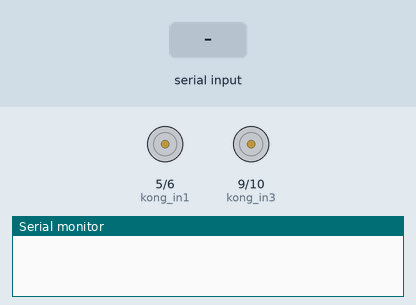
A sketch run on a simulated Arduino Uno, built with avr-gcc and run on an emulated ATmega328P. Shown: motor-driver pin pairs drawn as motors (green arrow = first pin HIGH = forward, orange = second pin HIGH = backward, longer = more drive), the last lines printed to the serial monitor. The inputs (shaded band) are chosen by the test bench.

Above: at 1.2 s.
1.3 s: "q" received over Serial
At 3.4 s:
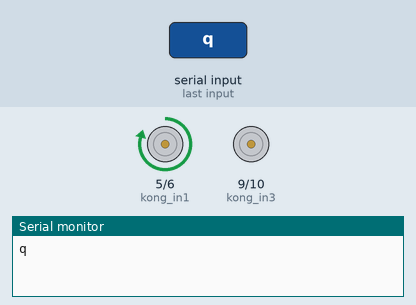
4.3 s: "a" received over Serial
At 5.7 s:
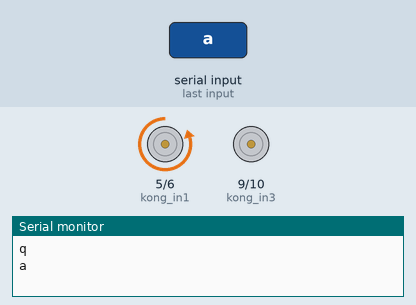
7.3 s: "w" received over Serial
At 9.3 s:
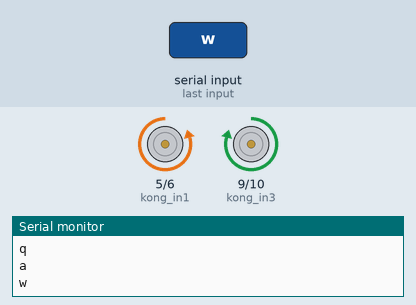
10.3 s: "z" received over Serial
At 10.8 s:
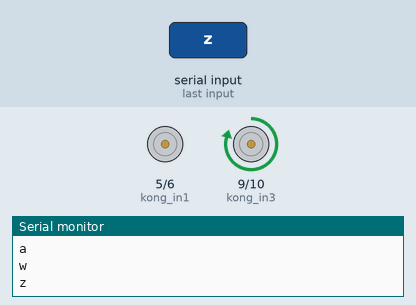
11.8 s: "s" received over Serial
At 14.0 s:
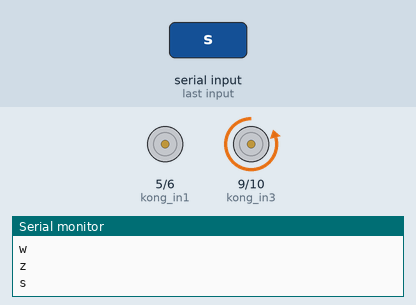
14.8 s: "q" received over Serial
At 16.3 s:
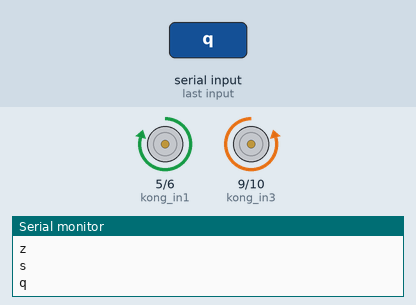
Timing chart, 0 to 17.8 s (numbered marks = the images above; inputs shaded):
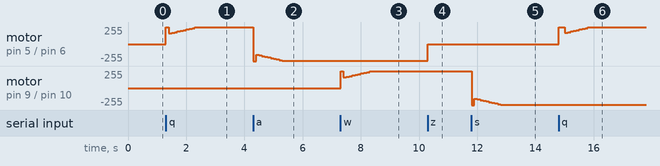

The sketch:

Arduino_Sketch.ino
```cpp
//以下数字都是Arduino上的引脚编号，你可以看到合计有四个引脚需要在代码里面用到了，而且每个引脚可以同时设置为数字/模拟端口。
const int kong_in1 = 5; //数字端口 只有开和关 （所谓数字，你可以理解为把物理上的低电平和高电平转换为编程上的0和1两个数值，再简单点理解就是开关，只不过这里的开关在关闭状态下仍然是有电流在流入的。）
const int kong_in2 = 6; //数字端口  只有开和关
const int kong_in3 = 9; //数字端口  只有开和关
const int kong_in4 = 10; //数字端口  只有开和关
const int pwm_in1 = 5; //模拟端口  数值范围0~255（所谓模拟，可以理解为把电子元件的物理值转换为范围为编程上的0~255的数值，比如电机的转速就需要这个来控制）
const int pwm_in2 = 6; //模拟端口
const int pwm_in3 = 9;//模拟端口
const int pwm_in4 = 10;//模拟端口

int l_speed = 0;//定义速度变量，PWM输出范围为0～255
int l_pwm_in;
int r_speed = 0;//定义速度变量，PWM输出范围为0～255
int r_pwm_in;

int gs = 0;
//先初始化，可以理解为Arduino在启动之后需要执行的代码
void setup() {
    Serial.begin(115200);  // 115200是蓝牙通信过程蓝牙接收器元件需要用到的的端口号，有的蓝牙模块可能和我这个不一样。
    pinMode(kong_in1,OUTPUT); //模拟端口默认设置为输出，这个用来控制电机速度
    pinMode(kong_in2,OUTPUT);
    digitalWrite(kong_in1, LOW); //数字端口默认设置为低电平，也就是先关闭电机
    digitalWrite(kong_in2, LOW);
    pinMode(kong_in3, OUTPUT);
    pinMode(kong_in4, OUTPUT);
    digitalWrite(kong_in3, LOW);
    digitalWrite(kong_in4, LOW);

}

// Arduino在运行的时候会循环的执行这里面的代码
void loop() {

    while (Serial.available())
    {
        char c = Serial.read();//读取蓝牙接收到的字符串
        Serial.println(c);
        if (c == 'q') {  // 如果给蓝牙串口传一个'q'字符表示左侧轮子前进
            l_speed = 150;          //先设定一个可以控制转速的模拟数值为150，注意这里只是编程值，不是转速也不是电压值/电流值。
            l_pwm_in = pwm_in1;         //把这个数值传给1号模拟口
            //以下一高一低，就让左侧电机正转
            digitalWrite(kong_in1, HIGH);    //给1号端口一个高电平
            digitalWrite(kong_in2, LOW);     //给2号端口一个低电平


        }

        if (c == 'a') {  // 如果给蓝牙串口传一个'a'字符表示左侧轮子后退
            l_speed = 150;              //先设定一个可以控制转速的模拟数值为150，注意这里只是编程值，不是转速也不是电压值/电流值。
            l_pwm_in = pwm_in2;         //把这个数值传给2号模拟口
            //以下一低一高，就让左侧电机反转
            digitalWrite(kong_in1, LOW);  //给1号端口一个低电平
            digitalWrite(kong_in2, HIGH);  //给2号端口一个高电平


        }
        if (c == 'z') {  // 如果给蓝牙串口传一个'z'字符表示左侧轮子停止

            //以下表示电机速度为0，而去两个相同电平，表示左侧电机停转
            l_speed = 0;
            digitalWrite(kong_in1, LOW);
            digitalWrite(kong_in2, LOW);


        }
        //以下解释不多，因为与上面意思差不多
        if (c == 'w') {  // 如果给蓝牙串口传一个'w'字符表示右侧轮子前进
            r_speed = 150;
            r_pwm_in = pwm_in3;
            digitalWrite(kong_in3, HIGH);
            digitalWrite(kong_in4, LOW);


        }
        if (c == 's') { // 如果给蓝牙串口传一个's'字符表示右侧轮子后退
            r_speed = 150;
            r_pwm_in = pwm_in4;
            digitalWrite(kong_in3, LOW);
            digitalWrite(kong_in4, HIGH);
        }
        if (c == 'x') { // 如果给蓝牙串口传一个'x'字符表示右侧轮子停止
            r_speed = 0;
            digitalWrite(kong_in3, LOW);
            digitalWrite(kong_in4, LOW);
        }

    }
    //左侧轮子开始转动
    if (l_speed > 0) { //速度为0时开始加速
        l_speed += 10;          //因为在循环里面，所以这里表示随时间加速
    }
    if (l_speed > 250) {     //速度达到最大值250则不要再加了，防止电机发热。
        l_speed = 250;
    }
    //右侧轮子开始转动
    if (r_speed > 0) {
        r_speed += 10;
    }
    if (r_speed > 250) {
        r_speed = 250;
    }
    delay(100); // 循环一次停100毫秒，因为循环太快的话，加速效果看不到了。
    if (l_pwm_in) { //结合上面代码，这里用来判断是前进还是后退
        analogWrite(l_pwm_in, l_speed); // 模拟端口向左边电机输出速度值
    }
    if (r_pwm_in) { //结合上面代码，这里用来判断是前进还是后退
        analogWrite(r_pwm_in, r_speed); // 模拟端口向右边电机输出速度值
    }
}
```

Measured:
- after the input at 1.3 s, motor on pin 5 (kong_in1) / pin 6 (kong_in2): stopped → forward 255/255 at once, → forward 160/255 0.10 s later, → forward 170/255 0.10 s later, → forward 180/255 0.10 s later, … (11 changes in this stretch)
- after the input at 4.3 s, motor on pin 5 (kong_in1) / pin 6 (kong_in2): forward 250/255 → backward 255/255 at once, → backward 160/255 0.10 s later, → backward 170/255 0.10 s later, → backward 180/255 0.10 s later, … (11 changes in this stretch)
- after the input at 7.3 s, motor on pin 9 (kong_in3) / pin 10 (kong_in4): stopped → forward 255/255 at once, → forward 160/255 0.10 s later, → forward 170/255 0.10 s later, → forward 180/255 0.10 s later, … (11 changes in this stretch)
- after the input at 10.3 s, motor on pin 5 (kong_in1) / pin 6 (kong_in2): backward 250/255 → stopped at once
- after the input at 11.8 s, motor on pin 9 (kong_in3) / pin 10 (kong_in4): forward 250/255 → backward 255/255 at once, → backward 160/255 0.10 s later, → backward 170/255 0.10 s later, → backward 180/255 0.10 s later, … (11 changes in this stretch)
- after the input at 14.8 s, motor on pin 5 (kong_in1) / pin 6 (kong_in2): stopped → forward 255/255 at once, → forward 250/255 0.10 s later, → forward 170/255 0.10 s later, → forward 180/255 0.10 s later, … (11 changes in this stretch)
